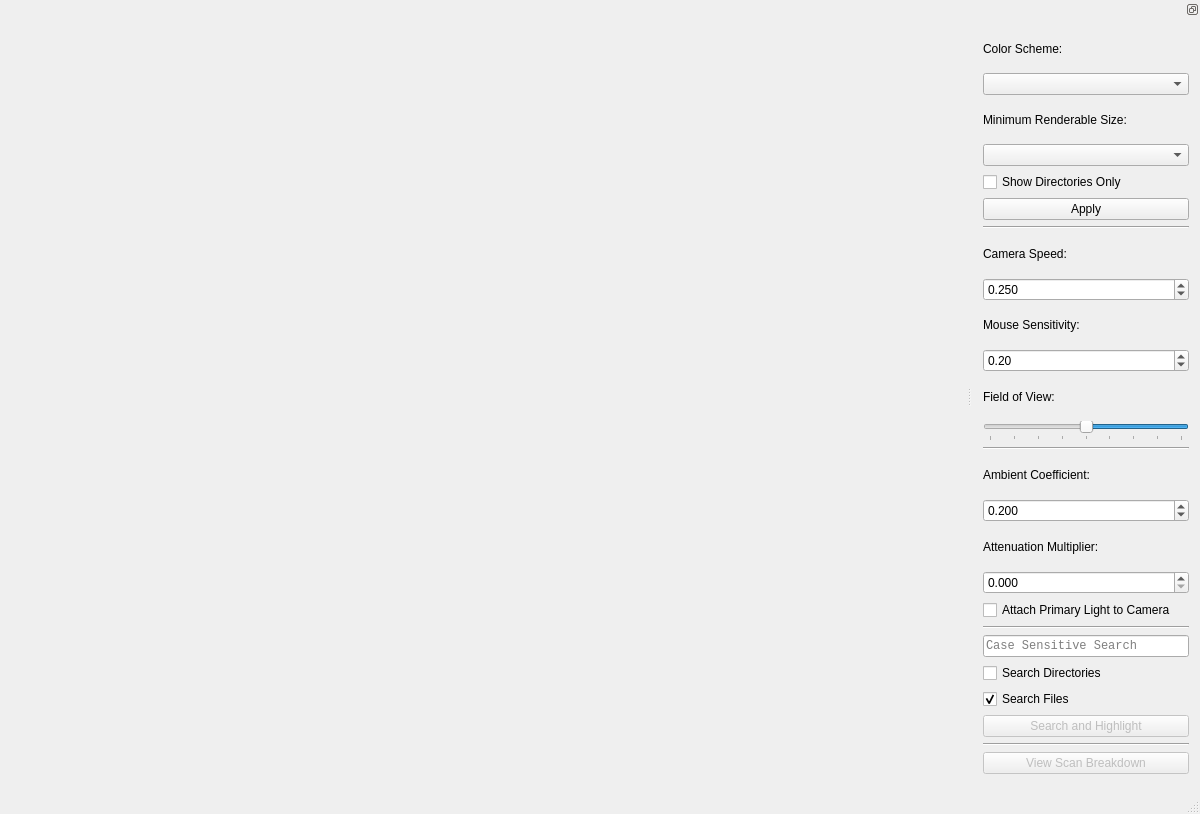
<?xml version="1.0" encoding="UTF-8"?>
<ui version="4.0">
 <class>MainWindow</class>
 <widget class="QMainWindow" name="MainWindow">
  <property name="geometry">
   <rect>
    <x>0</x>
    <y>0</y>
    <width>1200</width>
    <height>814</height>
   </rect>
  </property>
  <property name="minimumSize">
   <size>
    <width>400</width>
    <height>300</height>
   </size>
  </property>
  <property name="windowTitle">
   <string>D-Viz</string>
  </property>
  <widget class="QWidget" name="centralWidget">
   <property name="sizeIncrement">
    <size>
     <width>1</width>
     <height>1</height>
    </size>
   </property>
   <layout class="QVBoxLayout" name="verticalLayout">
    <item>
     <layout class="QVBoxLayout" name="canvasLayout">
      <property name="leftMargin">
       <number>2</number>
      </property>
      <property name="topMargin">
       <number>2</number>
      </property>
      <property name="rightMargin">
       <number>1</number>
      </property>
      <property name="bottomMargin">
       <number>1</number>
      </property>
     </layout>
    </item>
   </layout>
  </widget>
  <widget class="QMenuBar" name="menuBar">
   <property name="geometry">
    <rect>
     <x>0</x>
     <y>0</y>
     <width>1200</width>
     <height>20</height>
    </rect>
   </property>
  </widget>
  <widget class="QStatusBar" name="statusBar"/>
  <widget class="QDockWidget" name="dockWidget">
   <property name="enabled">
    <bool>true</bool>
   </property>
   <property name="minimumSize">
    <size>
     <width>228</width>
     <height>500</height>
    </size>
   </property>
   <property name="features">
    <set>QDockWidget::DockWidgetFloatable|QDockWidget::DockWidgetMovable</set>
   </property>
   <property name="allowedAreas">
    <set>Qt::LeftDockWidgetArea|Qt::RightDockWidgetArea</set>
   </property>
   <attribute name="dockWidgetArea">
    <number>2</number>
   </attribute>
   <widget class="QWidget" name="dockWidgetContents">
    <layout class="QVBoxLayout" name="verticalLayout_2">
     <item>
      <widget class="QLabel" name="colorSchemeLabel">
       <property name="text">
        <string>Color Scheme:</string>
       </property>
      </widget>
     </item>
     <item>
      <widget class="QComboBox" name="colorSchemeComboBox"/>
     </item>
     <item>
      <widget class="QLabel" name="pruneTreeLabel">
       <property name="text">
        <string>Minimum Renderable Size:</string>
       </property>
      </widget>
     </item>
     <item>
      <widget class="QComboBox" name="minimumSizeComboBox">
       <property name="whatsThis">
        <string>Only those items larger than this size will be shown.</string>
       </property>
      </widget>
     </item>
     <item>
      <widget class="QCheckBox" name="directoriesOnlyCheckBox">
       <property name="text">
        <string>Show Directories Only</string>
       </property>
      </widget>
     </item>
     <item>
      <widget class="QPushButton" name="applyButton">
       <property name="text">
        <string>Apply</string>
       </property>
      </widget>
     </item>
     <item>
      <widget class="Line" name="line">
       <property name="orientation">
        <enum>Qt::Horizontal</enum>
       </property>
      </widget>
     </item>
     <item>
      <widget class="QLabel" name="cameraSpeedLabel">
       <property name="text">
        <string>Camera Speed:</string>
       </property>
      </widget>
     </item>
     <item>
      <widget class="QDoubleSpinBox" name="cameraSpeedSpinner">
       <property name="decimals">
        <number>3</number>
       </property>
       <property name="maximum">
        <double>1.000000000000000</double>
       </property>
       <property name="singleStep">
        <double>0.010000000000000</double>
       </property>
       <property name="value">
        <double>0.250000000000000</double>
       </property>
      </widget>
     </item>
     <item>
      <widget class="QLabel" name="mouseSensitivityLabel">
       <property name="text">
        <string>Mouse Sensitivity:</string>
       </property>
      </widget>
     </item>
     <item>
      <widget class="QDoubleSpinBox" name="mouseSensitivitySpinner">
       <property name="maximum">
        <double>1.000000000000000</double>
       </property>
       <property name="singleStep">
        <double>0.100000000000000</double>
       </property>
       <property name="value">
        <double>0.200000000000000</double>
       </property>
      </widget>
     </item>
     <item>
      <widget class="QLabel" name="fieldOfViewLabel">
       <property name="text">
        <string>Field of View:</string>
       </property>
      </widget>
     </item>
     <item>
      <widget class="QSlider" name="fieldOfViewSlider">
       <property name="minimum">
        <number>5</number>
       </property>
       <property name="maximum">
        <number>85</number>
       </property>
       <property name="singleStep">
        <number>5</number>
       </property>
       <property name="value">
        <number>45</number>
       </property>
       <property name="orientation">
        <enum>Qt::Horizontal</enum>
       </property>
       <property name="invertedAppearance">
        <bool>true</bool>
       </property>
       <property name="tickPosition">
        <enum>QSlider::TicksBelow</enum>
       </property>
       <property name="tickInterval">
        <number>10</number>
       </property>
      </widget>
     </item>
     <item>
      <widget class="Line" name="line_2">
       <property name="orientation">
        <enum>Qt::Horizontal</enum>
       </property>
      </widget>
     </item>
     <item>
      <widget class="QLabel" name="label">
       <property name="text">
        <string>Ambient Coefficient:</string>
       </property>
      </widget>
     </item>
     <item>
      <widget class="QDoubleSpinBox" name="ambientCoefficientSpinner">
       <property name="decimals">
        <number>3</number>
       </property>
       <property name="minimum">
        <double>0.001000000000000</double>
       </property>
       <property name="maximum">
        <double>1.000000000000000</double>
       </property>
       <property name="singleStep">
        <double>0.005000000000000</double>
       </property>
       <property name="value">
        <double>0.200000000000000</double>
       </property>
      </widget>
     </item>
     <item>
      <widget class="QLabel" name="label_2">
       <property name="text">
        <string>Attenuation Multiplier:</string>
       </property>
      </widget>
     </item>
     <item>
      <widget class="QDoubleSpinBox" name="attenuationSpinner">
       <property name="decimals">
        <number>3</number>
       </property>
       <property name="maximum">
        <double>1.000000000000000</double>
       </property>
       <property name="singleStep">
        <double>0.001000000000000</double>
       </property>
       <property name="value">
        <double>0.000000000000000</double>
       </property>
      </widget>
     </item>
     <item>
      <widget class="QCheckBox" name="attachLightToCameraCheckBox">
       <property name="enabled">
        <bool>true</bool>
       </property>
       <property name="text">
        <string>Attach Primary Light to Camera</string>
       </property>
       <property name="checked">
        <bool>false</bool>
       </property>
      </widget>
     </item>
     <item>
      <widget class="Line" name="line_3">
       <property name="orientation">
        <enum>Qt::Horizontal</enum>
       </property>
      </widget>
     </item>
     <item>
      <widget class="QLineEdit" name="searchBox">
       <property name="font">
        <font>
         <family>Consolas</family>
        </font>
       </property>
       <property name="contextMenuPolicy">
        <enum>Qt::PreventContextMenu</enum>
       </property>
       <property name="text">
        <string/>
       </property>
       <property name="placeholderText">
        <string>Case Sensitive Search</string>
       </property>
       <property name="clearButtonEnabled">
        <bool>true</bool>
       </property>
      </widget>
     </item>
     <item>
      <widget class="QCheckBox" name="searchDirectoriesCheckBox">
       <property name="text">
        <string>Search Directories</string>
       </property>
      </widget>
     </item>
     <item>
      <widget class="QCheckBox" name="searchFilesCheckBox">
       <property name="text">
        <string>Search Files</string>
       </property>
       <property name="checked">
        <bool>true</bool>
       </property>
      </widget>
     </item>
     <item>
      <widget class="QPushButton" name="searchButton">
       <property name="enabled">
        <bool>false</bool>
       </property>
       <property name="text">
        <string>Search and Highlight</string>
       </property>
      </widget>
     </item>
     <item>
      <widget class="Line" name="line_4">
       <property name="orientation">
        <enum>Qt::Horizontal</enum>
       </property>
      </widget>
     </item>
     <item>
      <widget class="QPushButton" name="showBreakdownButton">
       <property name="enabled">
        <bool>false</bool>
       </property>
       <property name="text">
        <string>View Scan Breakdown</string>
       </property>
      </widget>
     </item>
     <item>
      <spacer name="verticalSpacer">
       <property name="orientation">
        <enum>Qt::Vertical</enum>
       </property>
      </spacer>
     </item>
    </layout>
   </widget>
  </widget>
 </widget>
 <layoutdefault spacing="6" margin="11"/>
 <resources/>
 <connections/>
</ui>
